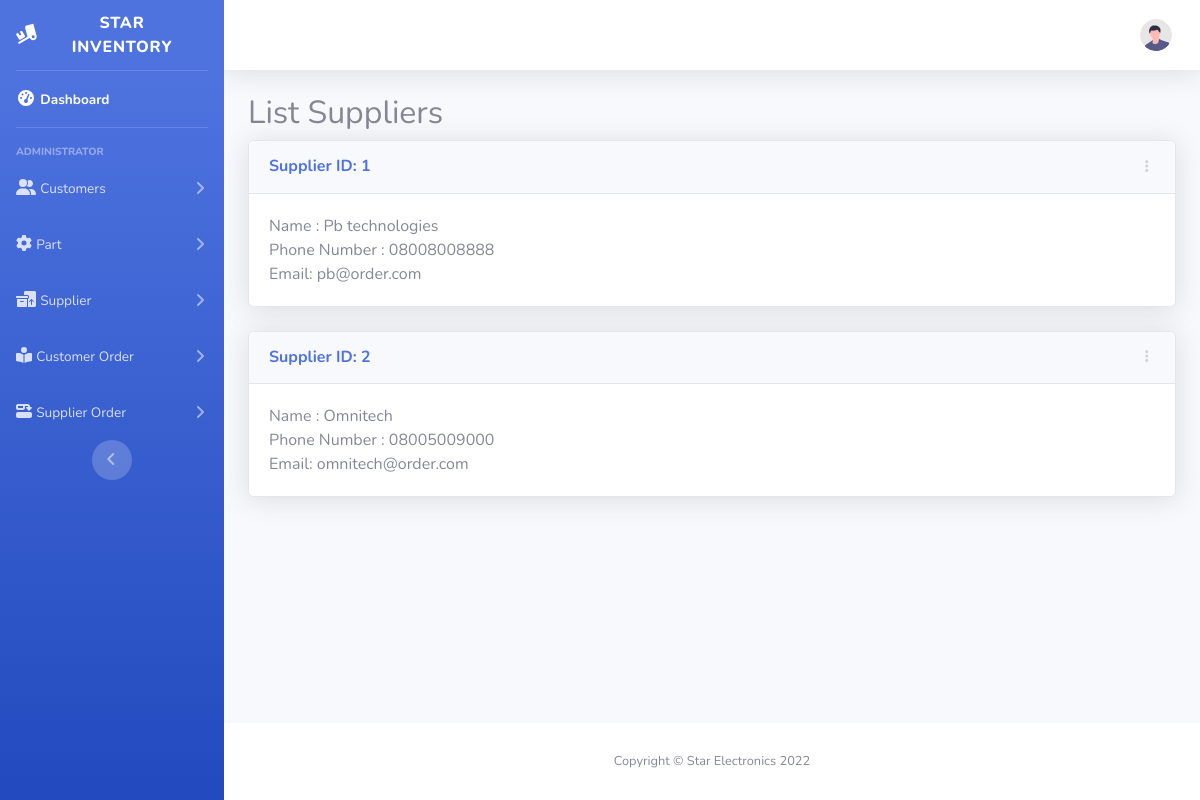
The app's page /suppliers with its own data.
### StarInventory/models.py (models this page shows, shortened)
class Supplier(models.Model):
    name = models.CharField(null=False, blank=False, max_length=50)
    phoneNumber = models.CharField(null=False, blank=False, max_length=15)
    email = models.EmailField(
        verbose_name='email address',
        max_length=255,
        unique=True,
    )

### StarInventory/views.py (the view)
# urls.py: path('suppliers', list_suppliers, name="list_suppliers"),
def list_suppliers(request):
    suppliers = Supplier.objects.all()
    context = {"suppliers": suppliers}
    return render(request, "list_suppliers.html", context)

### StarInventory/templates/list_suppliers.html (shortened to what this page needs)
{% extends "base.html" %}
{% block content %}
    <h2>List Suppliers</h2>
            {% for supplier in suppliers %}
                <div class="card shadow mb-4">
                    <div
                            class="card-header py-3 d-flex flex-row align-items-center justify-content-between">
                        <h6 class="m-0 font-weight-bold text-primary">Supplier ID: {{ supplier.id }}</h6>
                        <div class="dropdown no-arrow">
                            <a class="dropdown-toggle" href="#" role="button" id="dropdownMenuLink"
                               data-toggle="dropdown" aria-haspopup="true" aria-expanded="false">
                                <i class="fas fa-ellipsis-v fa-sm fa-fw text-gray-400"></i>
                            </a>
                        </div>
                    </div>
                    <div class="card-body">
                        Name : {{ supplier.name }} <br/>
                        Phone Number : {{ supplier.phoneNumber }} <br/>
                        Email: {{ supplier.email }}
                    </div>
                </div>
            {% endfor %}
{% endblock %}

### records on screen
Supplier: id "1", name "Pb technologies", phoneNumber "08008008888", email "pb@order.com"
Supplier: id "2", name "Omnitech", phoneNumber "08005009000", email "omnitech@order.com"
